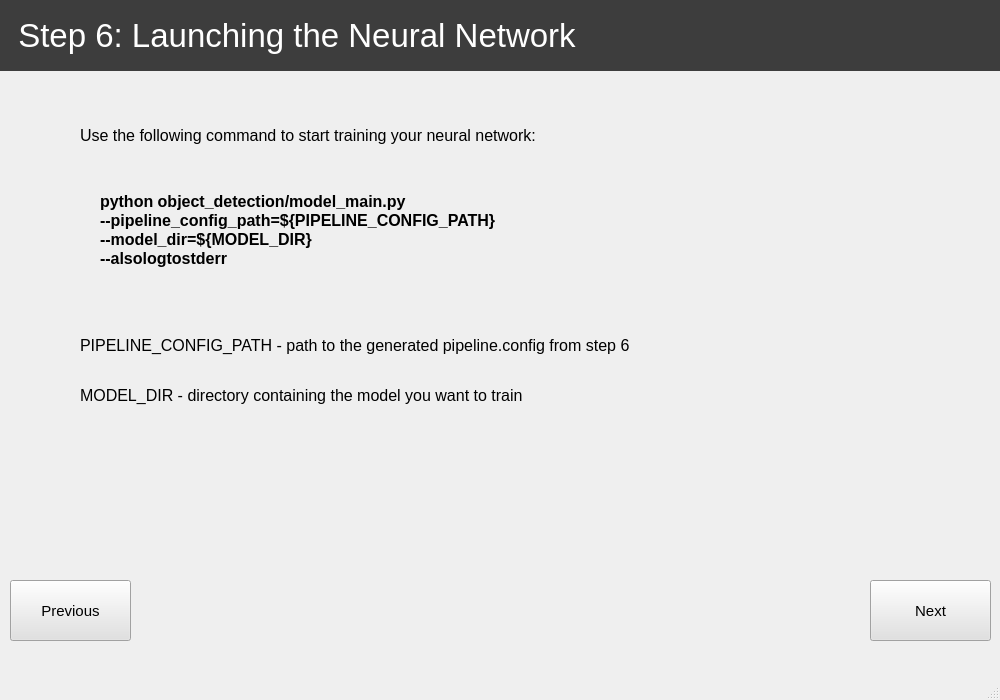
<?xml version="1.0" encoding="UTF-8"?>
<ui version="4.0">
 <class>step6</class>
 <widget class="QMainWindow" name="step6">
  <property name="geometry">
   <rect>
    <x>0</x>
    <y>0</y>
    <width>1000</width>
    <height>700</height>
   </rect>
  </property>
  <property name="windowTitle">
   <string>Scantronic</string>
  </property>
  <widget class="QWidget" name="centralwidget">
   <widget class="QLabel" name="label">
    <property name="geometry">
     <rect>
      <x>0</x>
      <y>0</y>
      <width>1001</width>
      <height>71</height>
     </rect>
    </property>
    <property name="palette">
     <palette>
      <active>
       <colorrole role="WindowText">
        <brush brushstyle="SolidPattern">
         <color alpha="255">
          <red>255</red>
          <green>255</green>
          <blue>255</blue>
         </color>
        </brush>
       </colorrole>
       <colorrole role="Button">
        <brush brushstyle="SolidPattern">
         <color alpha="255">
          <red>61</red>
          <green>61</green>
          <blue>61</blue>
         </color>
        </brush>
       </colorrole>
       <colorrole role="Base">
        <brush brushstyle="SolidPattern">
         <color alpha="255">
          <red>61</red>
          <green>61</green>
          <blue>61</blue>
         </color>
        </brush>
       </colorrole>
       <colorrole role="Window">
        <brush brushstyle="SolidPattern">
         <color alpha="255">
          <red>61</red>
          <green>61</green>
          <blue>61</blue>
         </color>
        </brush>
       </colorrole>
      </active>
      <inactive>
       <colorrole role="WindowText">
        <brush brushstyle="SolidPattern">
         <color alpha="255">
          <red>255</red>
          <green>255</green>
          <blue>255</blue>
         </color>
        </brush>
       </colorrole>
       <colorrole role="Button">
        <brush brushstyle="SolidPattern">
         <color alpha="255">
          <red>61</red>
          <green>61</green>
          <blue>61</blue>
         </color>
        </brush>
       </colorrole>
       <colorrole role="Base">
        <brush brushstyle="SolidPattern">
         <color alpha="255">
          <red>61</red>
          <green>61</green>
          <blue>61</blue>
         </color>
        </brush>
       </colorrole>
       <colorrole role="Window">
        <brush brushstyle="SolidPattern">
         <color alpha="255">
          <red>61</red>
          <green>61</green>
          <blue>61</blue>
         </color>
        </brush>
       </colorrole>
      </inactive>
      <disabled>
       <colorrole role="WindowText">
        <brush brushstyle="SolidPattern">
         <color alpha="255">
          <red>120</red>
          <green>120</green>
          <blue>120</blue>
         </color>
        </brush>
       </colorrole>
       <colorrole role="Button">
        <brush brushstyle="SolidPattern">
         <color alpha="255">
          <red>61</red>
          <green>61</green>
          <blue>61</blue>
         </color>
        </brush>
       </colorrole>
       <colorrole role="Base">
        <brush brushstyle="SolidPattern">
         <color alpha="255">
          <red>61</red>
          <green>61</green>
          <blue>61</blue>
         </color>
        </brush>
       </colorrole>
       <colorrole role="Window">
        <brush brushstyle="SolidPattern">
         <color alpha="255">
          <red>61</red>
          <green>61</green>
          <blue>61</blue>
         </color>
        </brush>
       </colorrole>
      </disabled>
     </palette>
    </property>
    <property name="font">
     <font>
      <pointsize>25</pointsize>
     </font>
    </property>
    <property name="autoFillBackground">
     <bool>false</bool>
    </property>
    <property name="styleSheet">
     <string notr="true">background-color: rgb(61, 61, 61);</string>
    </property>
    <property name="lineWidth">
     <number>17</number>
    </property>
    <property name="text">
     <string>  Step 6: Launching the Neural Network</string>
    </property>
   </widget>
   <widget class="QPushButton" name="pushButton_7">
    <property name="geometry">
     <rect>
      <x>10</x>
      <y>580</y>
      <width>121</width>
      <height>61</height>
     </rect>
    </property>
    <property name="palette">
     <palette>
      <active>
       <colorrole role="Button">
        <brush brushstyle="SolidPattern">
         <color alpha="255">
          <red>225</red>
          <green>225</green>
          <blue>225</blue>
         </color>
        </brush>
       </colorrole>
       <colorrole role="Base">
        <brush brushstyle="SolidPattern">
         <color alpha="255">
          <red>225</red>
          <green>225</green>
          <blue>225</blue>
         </color>
        </brush>
       </colorrole>
       <colorrole role="Window">
        <brush brushstyle="SolidPattern">
         <color alpha="255">
          <red>225</red>
          <green>225</green>
          <blue>225</blue>
         </color>
        </brush>
       </colorrole>
      </active>
      <inactive>
       <colorrole role="Button">
        <brush brushstyle="SolidPattern">
         <color alpha="255">
          <red>225</red>
          <green>225</green>
          <blue>225</blue>
         </color>
        </brush>
       </colorrole>
       <colorrole role="Base">
        <brush brushstyle="SolidPattern">
         <color alpha="255">
          <red>225</red>
          <green>225</green>
          <blue>225</blue>
         </color>
        </brush>
       </colorrole>
       <colorrole role="Window">
        <brush brushstyle="SolidPattern">
         <color alpha="255">
          <red>225</red>
          <green>225</green>
          <blue>225</blue>
         </color>
        </brush>
       </colorrole>
      </inactive>
      <disabled>
       <colorrole role="Button">
        <brush brushstyle="SolidPattern">
         <color alpha="255">
          <red>225</red>
          <green>225</green>
          <blue>225</blue>
         </color>
        </brush>
       </colorrole>
       <colorrole role="Base">
        <brush brushstyle="SolidPattern">
         <color alpha="255">
          <red>225</red>
          <green>225</green>
          <blue>225</blue>
         </color>
        </brush>
       </colorrole>
       <colorrole role="Window">
        <brush brushstyle="SolidPattern">
         <color alpha="255">
          <red>225</red>
          <green>225</green>
          <blue>225</blue>
         </color>
        </brush>
       </colorrole>
      </disabled>
     </palette>
    </property>
    <property name="font">
     <font>
      <pointsize>11</pointsize>
     </font>
    </property>
    <property name="styleSheet">
     <string notr="true">background-color: rgb(225, 225, 225);</string>
    </property>
    <property name="text">
     <string>Previous</string>
    </property>
   </widget>
   <widget class="QPushButton" name="pushButton_8">
    <property name="geometry">
     <rect>
      <x>870</x>
      <y>580</y>
      <width>121</width>
      <height>61</height>
     </rect>
    </property>
    <property name="palette">
     <palette>
      <active>
       <colorrole role="Button">
        <brush brushstyle="SolidPattern">
         <color alpha="255">
          <red>225</red>
          <green>225</green>
          <blue>225</blue>
         </color>
        </brush>
       </colorrole>
       <colorrole role="Base">
        <brush brushstyle="SolidPattern">
         <color alpha="255">
          <red>225</red>
          <green>225</green>
          <blue>225</blue>
         </color>
        </brush>
       </colorrole>
       <colorrole role="Window">
        <brush brushstyle="SolidPattern">
         <color alpha="255">
          <red>225</red>
          <green>225</green>
          <blue>225</blue>
         </color>
        </brush>
       </colorrole>
      </active>
      <inactive>
       <colorrole role="Button">
        <brush brushstyle="SolidPattern">
         <color alpha="255">
          <red>225</red>
          <green>225</green>
          <blue>225</blue>
         </color>
        </brush>
       </colorrole>
       <colorrole role="Base">
        <brush brushstyle="SolidPattern">
         <color alpha="255">
          <red>225</red>
          <green>225</green>
          <blue>225</blue>
         </color>
        </brush>
       </colorrole>
       <colorrole role="Window">
        <brush brushstyle="SolidPattern">
         <color alpha="255">
          <red>225</red>
          <green>225</green>
          <blue>225</blue>
         </color>
        </brush>
       </colorrole>
      </inactive>
      <disabled>
       <colorrole role="Button">
        <brush brushstyle="SolidPattern">
         <color alpha="255">
          <red>225</red>
          <green>225</green>
          <blue>225</blue>
         </color>
        </brush>
       </colorrole>
       <colorrole role="Base">
        <brush brushstyle="SolidPattern">
         <color alpha="255">
          <red>225</red>
          <green>225</green>
          <blue>225</blue>
         </color>
        </brush>
       </colorrole>
       <colorrole role="Window">
        <brush brushstyle="SolidPattern">
         <color alpha="255">
          <red>225</red>
          <green>225</green>
          <blue>225</blue>
         </color>
        </brush>
       </colorrole>
      </disabled>
     </palette>
    </property>
    <property name="font">
     <font>
      <pointsize>11</pointsize>
     </font>
    </property>
    <property name="styleSheet">
     <string notr="true">background-color: rgb(225, 225, 225);</string>
    </property>
    <property name="text">
     <string>Next</string>
    </property>
   </widget>
   <widget class="QLabel" name="label_11">
    <property name="geometry">
     <rect>
      <x>80</x>
      <y>120</y>
      <width>651</width>
      <height>30</height>
     </rect>
    </property>
    <property name="font">
     <font>
      <pointsize>12</pointsize>
     </font>
    </property>
    <property name="text">
     <string>Use the following command to start training your neural network:</string>
    </property>
    <property name="alignment">
     <set>Qt::AlignLeading|Qt::AlignLeft|Qt::AlignVCenter</set>
    </property>
   </widget>
   <widget class="QLabel" name="label_12">
    <property name="geometry">
     <rect>
      <x>100</x>
      <y>180</y>
      <width>851</width>
      <height>101</height>
     </rect>
    </property>
    <property name="font">
     <font>
      <pointsize>12</pointsize>
      <weight>75</weight>
      <bold>true</bold>
     </font>
    </property>
    <property name="styleSheet">
     <string notr="true">font-color: rgb(74, 138, 118);</string>
    </property>
    <property name="text">
     <string>python object_detection/model_main.py
--pipeline_config_path=${PIPELINE_CONFIG_PATH}
--model_dir=${MODEL_DIR}
--alsologtostderr</string>
    </property>
    <property name="alignment">
     <set>Qt::AlignLeading|Qt::AlignLeft|Qt::AlignVCenter</set>
    </property>
    <property name="textInteractionFlags">
     <set>Qt::LinksAccessibleByMouse|Qt::TextSelectableByMouse</set>
    </property>
   </widget>
   <widget class="QLabel" name="label_14">
    <property name="geometry">
     <rect>
      <x>80</x>
      <y>330</y>
      <width>821</width>
      <height>30</height>
     </rect>
    </property>
    <property name="font">
     <font>
      <pointsize>12</pointsize>
     </font>
    </property>
    <property name="text">
     <string>PIPELINE_CONFIG_PATH - path to the generated pipeline.config from step 6</string>
    </property>
    <property name="alignment">
     <set>Qt::AlignLeading|Qt::AlignLeft|Qt::AlignVCenter</set>
    </property>
   </widget>
   <widget class="QLabel" name="label_15">
    <property name="geometry">
     <rect>
      <x>80</x>
      <y>380</y>
      <width>691</width>
      <height>30</height>
     </rect>
    </property>
    <property name="font">
     <font>
      <pointsize>12</pointsize>
     </font>
    </property>
    <property name="text">
     <string>MODEL_DIR - directory containing the model you want to train</string>
    </property>
    <property name="alignment">
     <set>Qt::AlignLeading|Qt::AlignLeft|Qt::AlignVCenter</set>
    </property>
   </widget>
  </widget>
  <widget class="QMenuBar" name="menubar">
   <property name="geometry">
    <rect>
     <x>0</x>
     <y>0</y>
     <width>1000</width>
     <height>26</height>
    </rect>
   </property>
  </widget>
  <widget class="QStatusBar" name="statusbar"/>
 </widget>
 <resources/>
 <connections/>
</ui>
